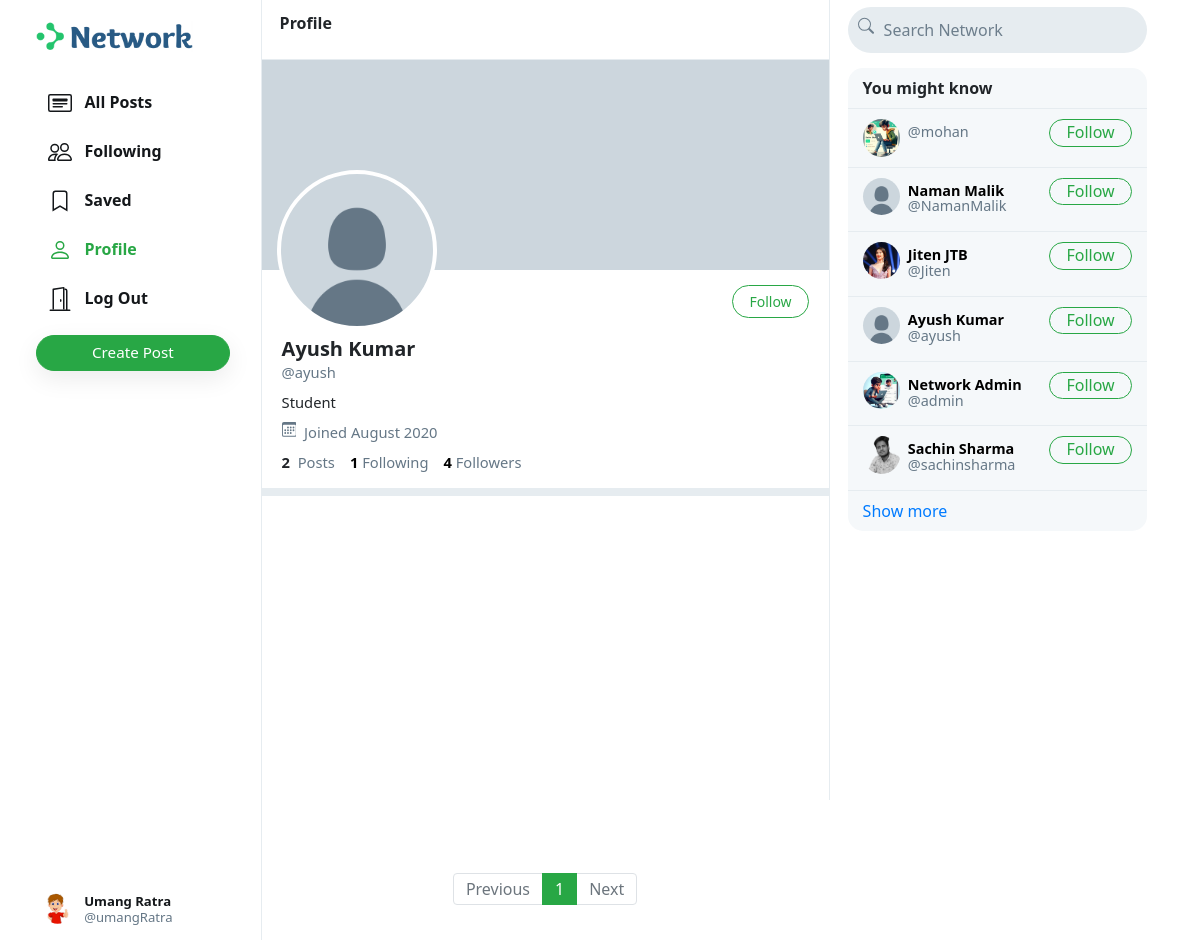
Screenshot of /ayush (signed in) with the database file from the repository.
### network/models.py (models this page shows, shortened)
class User(AbstractUser):
    profile_pic = models.ImageField(upload_to='profile_pic/')
    bio = models.TextField(max_length=160, blank=True, null=True)
    cover = models.ImageField(upload_to='covers/', blank=True)

### network/views.py (the view)
# urls.py: path("<str:username>", views.profile, name='profile'),
def profile(request, username):
    user = User.objects.get(username=username)
    all_posts = Post.objects.filter(creater=user).order_by('-date_created')
    paginator = Paginator(all_posts, 10)
    page_number = request.GET.get('page')
    if page_number == None:
        page_number = 1
    posts = paginator.get_page(page_number)
    followings = []
    suggestions = []
    follower = False
    if request.user.is_authenticated:
        followings = Follower.objects.filter(followers=request.user).values_list('user', flat=True)
        suggestions = User.objects.exclude(pk__in=followings).exclude(username=request.user.username).order_by("?")[:6]
        if request.user in Follower.objects.get(user=user).followers.all():
            follower = True
    follower_count = Follower.objects.get(user=user).followers.all().count()
    following_count = Follower.objects.filter(followers=user).count()
    return render(request, 'network/profile.html', {
        "username": user,
        "posts": posts,
        "posts_count": all_posts.count(),
        "suggestions": suggestions,
        "page": "profile",
        "is_follower": follower,
        "follower_count": follower_count,
        "following_count": following_count
    })

### network/templates/network/profile.html (shortened to what this page needs)
{% extends 'network/index.html' %}
{% load static %}
{% block profile %}
    <div class="profile-view" data-user="{{username.username}}">
        <div class="cover-image" style="background-image: url(/media/{{username.cover}})"></div>
        <div class="profile-image" style="background-image: url(/media/{{username.profile_pic}})"></div>
        <div class="profile-details">
            <div>
                {% if user.username == username.username %}
                <a href="{% url 'edit_profile' %}">
                    <button class="btn btn-outline-success float-right merabutton" id="edit-profile-btn" >Edit Profile</button>
                </a>
                {% elif is_follower %}
                    <button class="btn btn-success float-right merabutton" onclick="unfollow_user(this,'{{username.username}}','edit_page')"   id="following-btn">Following</button>
                {% else %}
                    <button class="btn btn-outline-success float-right merabutton" onclick="follow_user(this,'{{username.username}}','edit_page')"  id="follow-btn">Follow</button>
                {% endif %}
            </div>
            <div class="details-data">
                <h5>{{username.first_name}} {{username.last_name}}</h5>
                <div class="grey">@{{username.username}}</div>
                <div class="bio">
                    {% if username.bio is not None %}
                        {{username.bio}}
                    {% endif %}
                </div>
                <div class="grey" style="padding: 8px 0px;">
                    &nbsp;Joined {{username.date_joined | date:"F Y"}}
                </div>
                <div>
                    <strong>
                        {{posts_count}}
                    </strong>
                    &nbsp;<span class="grey">Posts</span>
                    <a href="#">
                        <strong id="following__count">{{following_count | default:0}}</strong>&nbsp;<span class="grey">Following</span>
                    </a>
                    <a href="#">
                        <strong id="follower__count">{{follower_count | default:0}}</strong>&nbsp;<span class="grey">Followers</span>
                    </a>
                </div>
            </div>
        </div>
    </div>
    <div class="space"></div>
{% endblock %}

### network/templates/network/layout.html (shortened to what this page needs)
{% load static %}
<!DOCTYPE html>
<html lang="en">
    <head>
        <link rel="stylesheet" href="https://stackpath.bootstrapcdn.com/bootstrap/4.4.1/css/bootstrap.min.css">
        <link href="{% static 'network/styles.css' %}" rel="stylesheet">
    </head>
    <body>
        <div class="body" data-page="{{page}}">
            <div class="sidenav">
                <a href="{% url 'index' %}" class="navbar-brand">
                    <img src="{% static 'network/Images/logo.png' %}" height="31px">
                </a>
                <div style="height: 100%;">
                    <div>
                        <div>
                            <ul>
                                <li class="nav-item" id="all_posts">
                                <a href="{% url 'index' %}" class="nav-link">
                                    <div>
                                        &nbsp;&nbsp;All Posts
                                    </div>
                                </a>
                                </li>
                                {% if user.is_authenticated %}
                                    <li class="nav-item" id="following">
                                        <a href="{% url 'following' %}" class="nav-link">
                                            <div>
                                                &nbsp;&nbsp;Following
                                            </div>
                                        </a>
                                    </li>
                                    <li class="nav-item" id="saved">
                                        <a href="{% url 'saved' %}" class="nav-link">
                                            <div>
                                                <svg width="1.5em" height="1.5em" viewBox="0 0 16 16" class="bi bi-bookmark" fill="currentColor" xmlns="http://www.w3.org/2000/svg">
                                                    <path fill-rule="evenodd" d="M8 12l5 3V3a2 2 0 0 0-2-2H5a2 2 0 0 0-2 2v12l5-3zm-4 1.234l4-2.4 4 2.4V3a1 1 0 0 0-1-1H5a1 1 0 0 0-1 1v10.234z"/>
                                                  </svg>
                                                &nbsp;&nbsp;Saved
                                            </div>
                                        </a>
                                    </li>
                                    <li class="nav-item" id="profile">
                                        <a href="{% url 'profile' user.username %}" class="nav-link">
                                            <div>
                                                &nbsp;&nbsp;Profile
                                            </div>
                                        </a>
                                    </li>
                                    <li class="nav-item" id="logout">
                                        <a href="{% url 'logout' %}" class="nav-link">
                                            <div>
                                                &nbsp;&nbsp;Log Out
                                            </div>
                                        </a>
                                    </li>
                                {% endif %}
                            </ul>
                        </div>
                        {% if user.is_authenticated %}
                            <button id="popup-btn" class="btn btn-success new-post-btn" onclick="createpost()">Create Post</button>
                        {% endif %}
                    </div>
                    <div style="position: absolute; bottom: 10px;">
                        {% if user.is_authenticated %}
                            <li class="nav-item sidenav-user">
                                <a href="{% url 'profile' user.username %}" class="nav-link">
                                    <div class="user_account">
                                        <div class="small-profilepic" style="float: left; background-image: url(/media/{{user.profile_pic}})"></div>
                                        <div style="height: 2.7vw; margin: auto;">
                                            <div style="margin-top: 4px;"><strong>{{user.first_name}} {{user.last_name}}</strong></div>
                                            <div class="grey" style="margin-top: 4px;">@{{ user.username }}</div>
                                        </div>
                                    </div>
                                </a>
                            </li>
                        {% endif %}
                    </div>
                </div>
            </div>
            {% block body %}
            {% endblock %}
            <div class="right-div">
                <nav class="head">
                    <form action="#">
                        <div class="search-div">
                            <div>
                            </div>
                            <input type="text" name="query" id="search-box" placeholder="Search Network">
                        </div>
                    </form>
                </nav>
                <div class='right-div-content'>
                    <div class="space" style="background-color: white;"></div>
                    {% if user.is_authenticated %}
                        <div class="suggestion-box">
                            <div class="suggestion-header">
                                You might know
                            </div>
                            {% for suggestion in suggestions %}
                                <div class="suggestion-user">
                                    <div>
                                        <a href="{% url 'profile' suggestion.username %}">
                                            <div class="small-profilepic" style="background-image: url(/media/{{suggestion.profile_pic}})"></div>
                                        </a>
                                    </div>
                                    <div class="user-details">
                                        <a href="{% url 'profile' suggestion.username %}">
                                            <div id="user-name">
                                                <strong>
                                                    {{suggestion.first_name}} {{suggestion.last_name}}
                                                </strong>
                                            </div>
                                            <div class="grey">@{{suggestion.username}}</div>
                                        </a>
                                    </div>
                                    <div>
                                        <button class="btn btn-outline-success" type="button" onclick="follow_user(this,'{{suggestion.username}}','suggestion')">Follow</button>
                                    </div>
                                </div>
                            {% empty %}
                                    <div style="text-align: center; border-bottom: .5px solid #e6ecf0; padding: 10px 15px;">
                                        <span class="grey" style="font-size: .9em;">No suggestions available.</span>
                                    </div>
                            {% endfor %}
                            <div class="suggestion-footer">
                                <a href="#">Show more</a>
                            </div>
                        </div>
                    {% endif %}
                </div>
            </div>
        </div>
    </body>
</html>

### network/static/network/styles.css (style rules this page uses)
.body { display: flex; min-height: 100%; font-family: system-ui, sans-serif; }
.merabutton { font-size: 14px; }
.btn { border-radius: 20px; padding: 0.32rem 1rem 0.375rem 1rem; }
.btn, .btn:focus, .btn:active { box-shadow: none !important; -webkit-box-shadow: none !important; }
.grey { color: #657786; }
svg { vertical-align: text-top; }
.sidenav { height: 100%; width: 21.8%; position: fixed; top: 0; left: 0; padding: 15px; list-style: none; border-right: .5px solid #e6ecf0; z-index: 100; padding-left: 3%; background-color: white; }
.sidenav ul { list-style: none; padding-left: 0px; margin-top: 3vh; }
.sidenav li { margin-top: 7px; }
.sidenav .nav-link { color: #14171a; line-height: .7em; font-weight: 700; padding: 0px; }
.sidenav .nav-link>div { padding: 10px 20px 8px 12px; border-radius: 25px; line-height: 0.9em; width: max-content; }
.new-post-btn { padding-left: 55px !important; padding-right: 55px !important; font-size: .95em; font-weight: 530; box-shadow: rgba(0, 0, 0, 0.08) 0px 8px 24px !important; }
.user_account { display: flex; font-size: .82rem; font-weight: normal; padding-top: 3px !important; padding-bottom: 3px !important; padding-left: 3px !important; }
.user_account .small-profilepic { transform: scale(.82); margin-left: auto; margin-top: auto; }
.active a { color: #28a745 !important; }
.head { height: 7.5vh; }
.small-profilepic { width: 3.1vw; height: 3.1vw; border-radius: 9999px; overflow: hidden; margin-right: 8px; background-size: cover; background-repeat: no-repeat; background-position: center; box-sizing: content-box; }
.space { height: 8px; background-color: #e6ecf0; }
.cover-image { height: 210px; background-size: cover; background-position: center; background-repeat: no-repeat; background-color: #ccd6dd; }
.profile-image { width: 160px; height: 160px; position: absolute; left: 15px; top: 110px; border-radius: 99999px; border: 4px solid white; background-size: cover; background-repeat: no-repeat; background-position: center; background-color: white; }
.profile-details { padding: 15px 20px; }
.profile-details button { padding-bottom: 0.3rem; }
.profile-details>.details-data { margin-top: 52px; font-size: .92em; }
.profile-details h5 { font-weight: 800; margin-bottom: 0px; }
.profile-details a { color: black; text-decoration: none; }
.bio { margin-top: 8px; }
.right-div { width: 28%; height: 100vh; position: fixed; right: 2.95%; border-left: .5px solid #e6ecf0; background-color: white; }
.right-div .head { padding: .9vh 1.5vw; }
.right-div .search-div { margin-left: auto; margin-right: auto; display: flex; border-radius: 25px; background-color: #e6ecf0; padding-left: 10px; padding-right: 10px; vertical-align: middle; }
#search-box { height: 5.7vh; border: none; background: none; outline: none; width: 100%; margin-left: 8px; }
#search-box::placeholder { color: #6d7e8c; }
.right-div-content { height: 92.5vh; overflow: auto; padding-left: 1.5vw; padding-right: 1.5vw; }
.suggestion-box, .guest-box { border-radius: 15px; overflow: hidden; background-color: #f5f8fa; }
.suggestion-header { padding: 13px 15px; line-height: .9em; font-weight: 800; border-bottom: .5px solid #e6ecf0; }
.suggestion-user { display: flex; padding: 10px 15px; font-size: .9em; border-bottom: .5px solid #e6ecf0; }
.suggestion-user a { color: black; text-decoration: none; }
.user-details { flex: 1; line-height: 1.1em; padding: 5px 0px 7px 0px; }
.suggestion-user .btn { padding: 0em 1em .09em 1em; }
.suggestion-footer { padding: 13px 15px; line-height: .9em; }
.suggestion-footer a { text-decoration: none; }

### rows the page displays
User: profile_pic (picture), first_name "Umang", last_name "Ratra", username "umangRatra"
User: profile_pic (placeholder picture), first_name "Ayush", last_name "Kumar", username "ayush", bio "Student", date_joined "August 2020"
User: profile_pic (picture), username "mohan"
User: profile_pic (placeholder picture), first_name "Naman", last_name "Malik", username "NamanMalik"
User: profile_pic (picture), first_name "Jiten", last_name "JTB", username "Jiten"
User: profile_pic (picture), first_name "Network", last_name "Admin", username "admin"
User: profile_pic (picture), first_name "Sachin", last_name "Sharma", username "sachinsharma"

### other values shown
{{ posts_count }} "2"
{{ following_count | default:0 }} "1"
{{ follower_count | default:0 }} "4"
{{ each }} "1"
